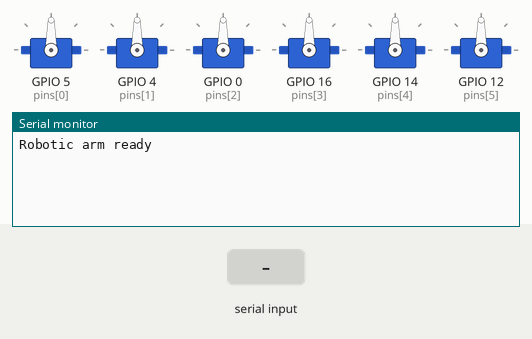
Recording of a sketch running on a simulated ESP32. Shown: 6 × servo, the last lines printed to the serial monitor. The test bench sets the inputs (shaded band). Random numbers use the default seed unless the sketch sets one.

Above: at 1.2 s.
1.3 s: "H,1;" received over Serial
At 2.4 s:
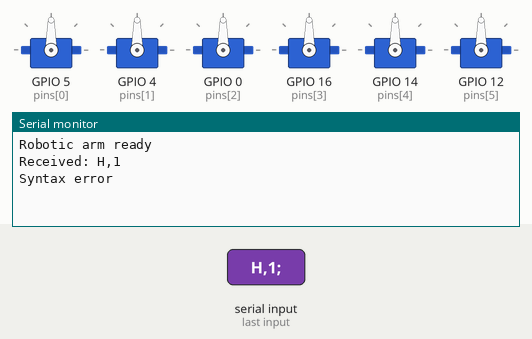
2.8 s: "H;" received over Serial
At 3.5 s:
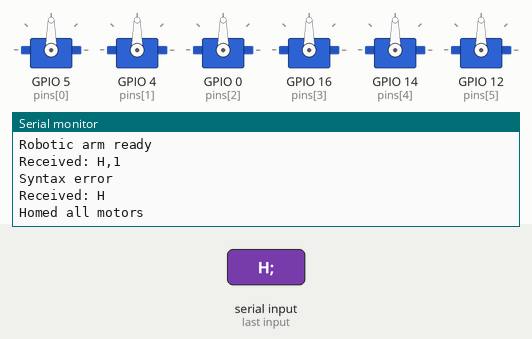
4.3 s: "++;" received over Serial
At 4.7 s:
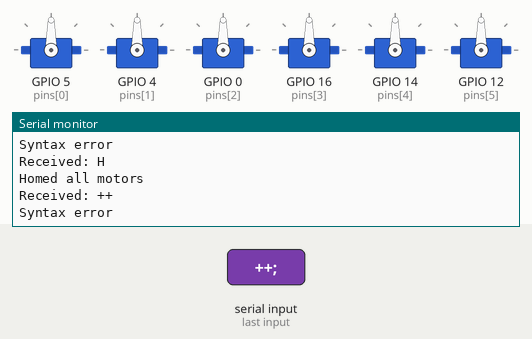

Measured:
- after the input at 1.3 s, the serial monitor: prints a new line at once (image 1)
- after the input at 2.8 s, the serial monitor: prints a new line at once (image 2)
- after the input at 4.3 s, the serial monitor: prints a new line at once (image 3)

The sketch:

ESP32_code_smooth_movement.ino
```cpp
#include <Servo.h>

// ================= CONFIGURATION =================
const int ss = 6;
String axes[6] = {"M1", "M2", "M3", "M4", "M5", "M6"};
int pins[6] = {5, 4, 0, 16, 14, 12};

int rawPos[6] = {90, 90, 90, 90, 90, 90};
float currentPos[6] = {90, 90, 90, 90, 90, 90};

int minPos[6] = {0, 0, 0, 0, 0, 45};
int maxPos[6] = {180, 180, 180, 180, 180, 94};

Servo servos[6];

float stepSize = 0.0;
int maxDelayMs = 1500;

// ================= PWM CONVERSION =================
int angleToPwm(int index, float value) {
  value = constrain(value, minPos[index], maxPos[index]);
  return (int)((2000.0 / 180.0) * value + 500);
}

// ================= SYNCHRONIZED MOVE =================
bool moveServo(int index, float target) {
  float oldPos[ss];
  for (int i = 0; i < ss; i++) oldPos[i] = currentPos[i];

  // Update single axis if requested
  if (index >= 0 && index < ss) {
    currentPos[index] = constrain(target, minPos[index], maxPos[index]);
  }

  int maxDiff = 0;
  for (int i = 0; i < ss; i++) {
    int diff = (int)abs(currentPos[i] - oldPos[i]);
    maxDiff = max(maxDiff, diff);
  }

  // Write all servos together
  for (int i = 0; i < ss; i++) {
    servos[i].writeMicroseconds(angleToPwm(i, currentPos[i]));
  }

  delay(constrain(maxDiff * 4, 0, maxDelayMs));
  return maxDiff != 0;
}

// ================= COMMAND PARSER =================
String executeCommand(String cmd) {
  cmd.trim();
  if (cmd == "") return "";

  cmd.toUpperCase();

  // HOME
  if (cmd == "H") {
    for (int i = 0; i < ss; i++) currentPos[i] = rawPos[i];
    moveServo(-1, 0);   // move all together
    return "Homed all motors";
  }

  // Calculate targets first
  float target[ss];
  for (int i = 0; i < ss; i++) target[i] = currentPos[i];

  int start = 0;
  while (start < cmd.length()) {
    int comma = cmd.indexOf(',', start);
    String token = (comma == -1) ? cmd.substring(start) : cmd.substring(start, comma);
    token.trim();

    int space = token.indexOf(' ');
    if (space == -1) return "Syntax error";

    String axis = token.substring(0, space);
    String val  = token.substring(space + 1);
    axis.trim();
    val.trim();

    for (int i = 0; i < ss; i++) {
      if (axis == axes[i]) {
        if (val == "++") target[i] += 1;
        else if (val == "--") target[i] -= 1;
        else if (val == "?") target[i] = random(minPos[i], maxPos[i] + 1);
        else if (val.startsWith("+")) target[i] += val.substring(1).toFloat();
        else if (val.startsWith("-")) target[i] -= val.substring(1).toFloat();
        else target[i] = val.toFloat();

        target[i] = constrain(target[i], minPos[i], maxPos[i]);
      }
    }

    if (comma == -1) break;
    start = comma + 1;
  }

  // Apply all targets first
  for (int i = 0; i < ss; i++) currentPos[i] = target[i];

  // Single synchronized move
  moveServo(-1, 0);

  return "Motors moved simultaneously";
}

// ================= SETUP =================
void setup() {
  Serial.begin(115200);
  while (!Serial) {}

  for (int i = 0; i < ss; i++) {
    servos[i].attach(pins[i], 500, 2500);
  }

  moveServo(-1, 0);
  Serial.println("Robotic arm ready");
}

// ================= LOOP =================
void loop() {
  if (Serial.available()) {
    String input = Serial.readStringUntil(';');
    input.trim();
    if (input != "") {
      Serial.println("Received: " + input);
      Serial.println(executeCommand(input));
    }
  }
}
```
